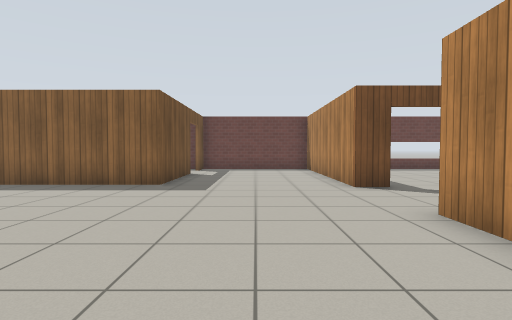
View 1 (above)

20 first-person views from a walk through a robot-simulator world made for Gazebo. The camera is 0.94 m above the floor, tilts 2° down and sees 80° across. The floor is counted in squares, 1 m on a side. Each view is taken from the middle of a square. On the plan, view 1 faces up. The plan holds only what a view shows up to about 11 squares ahead; the rest is blank. Gazebo's built-in surfaces are drawn with simple patterns.

View 2
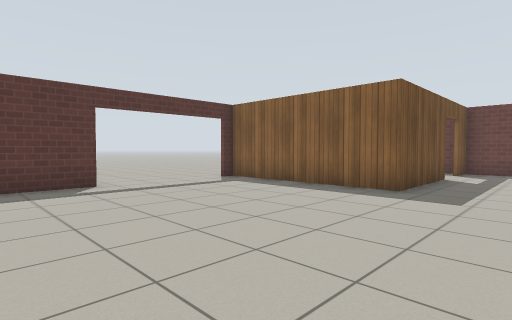

View 3
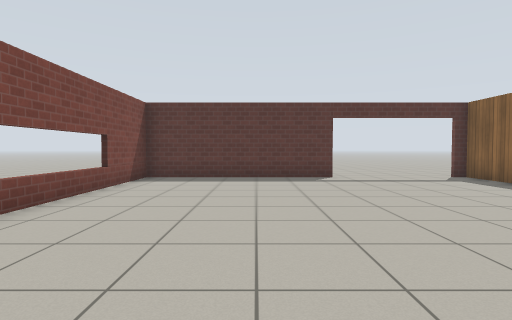

View 4
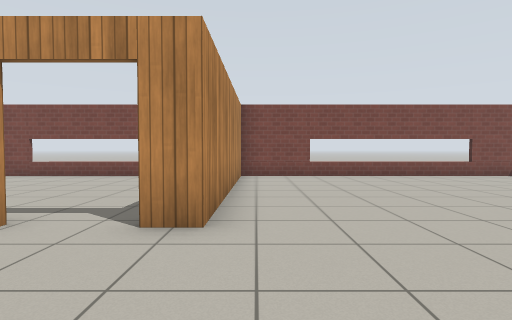

View 5
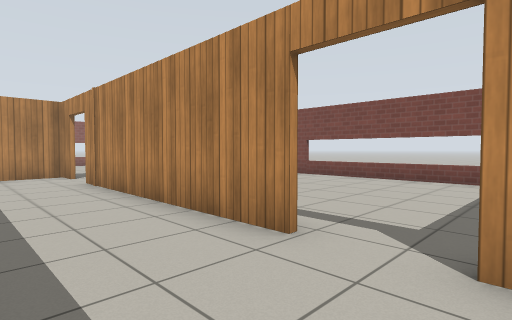

View 6
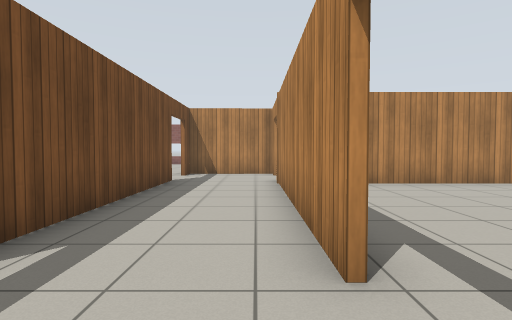

View 7
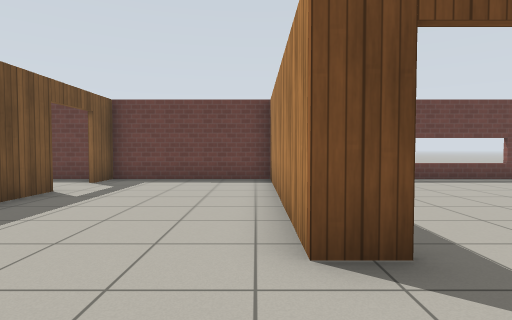

View 8
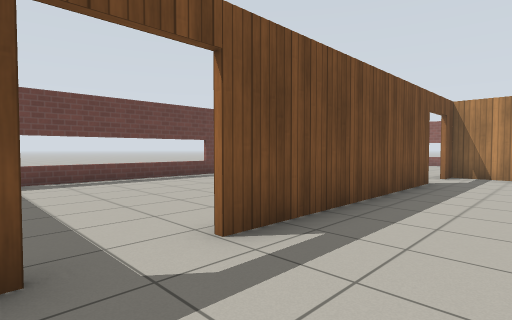

View 9
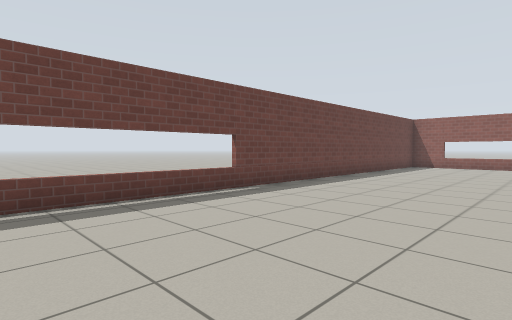

View 10
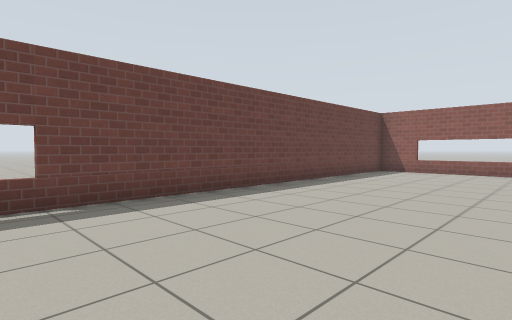

View 11
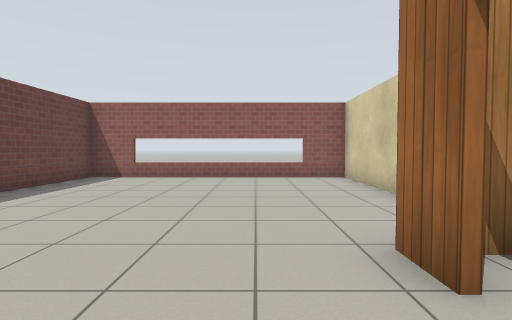

View 12
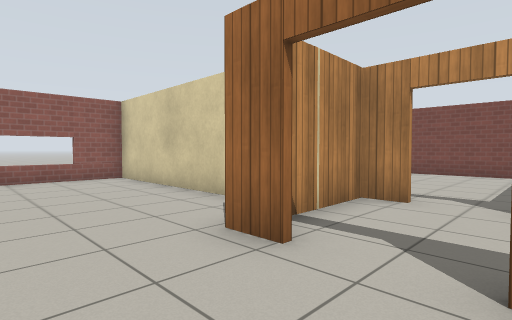

View 13
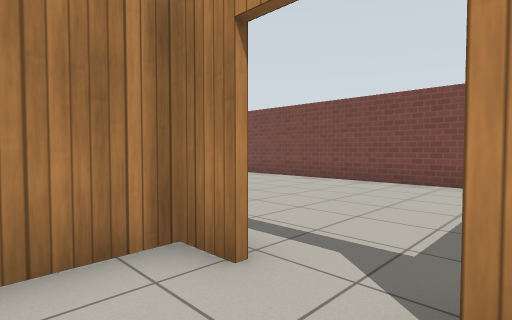

View 14
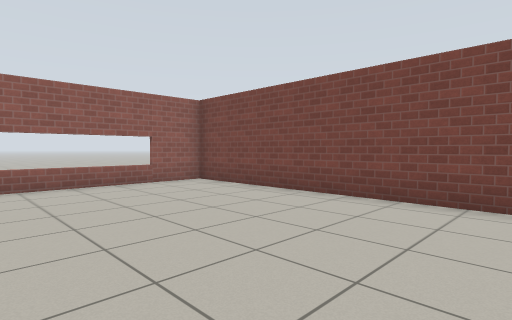

View 15
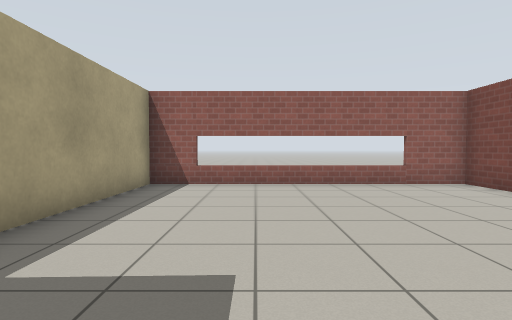

View 16
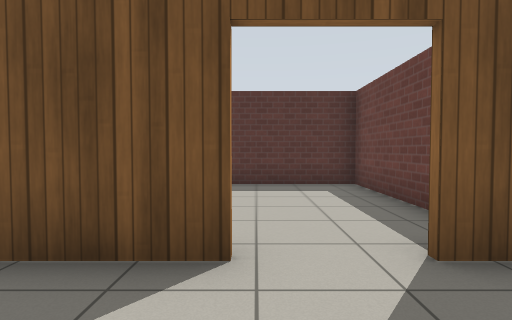

View 17
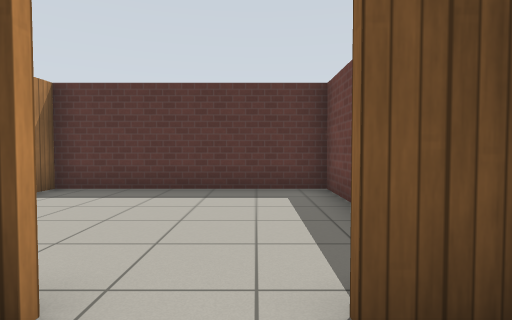

View 18
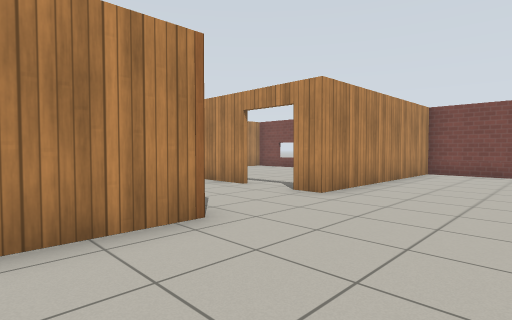

View 19
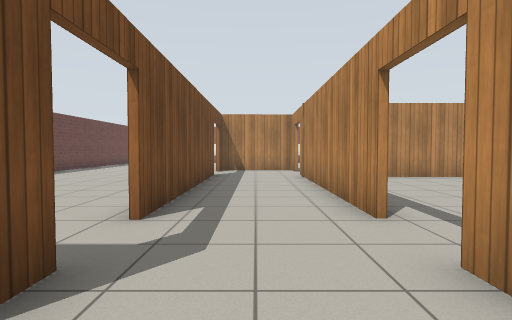

View 20
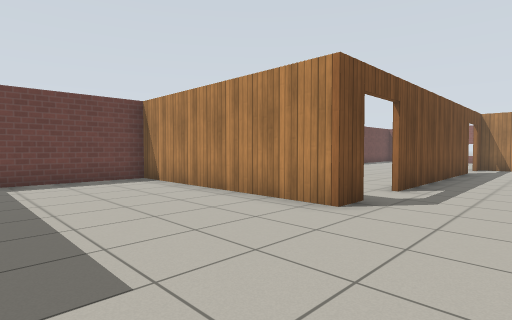

### Floor plan
Points are (right, up) in squares from view 1. A wall is a line through its corners. A room is listed if a view was taken in it or the views show most of it. See-through windows are left out.
Room 1 (views 1, 2, 3, 4, 5, 6, 7, 8, 13, 16, 17, 18, 19, 20)
walls: (3.4, 7.5) (2.5, 7.5) (2.5, 14.6) (-2.5, 14.7) (-2.5, 13.5); (5, 4.4) (12.4, 4.4); (-2.5, 11.9) (-2.5, 8.1) (-8.2, 8.1); (2.5, -2.4) (2.5, 4.4) (3.5, 4.4); (-8.2, 3.6) (-8.2, -2.7) (2.6, -2.7); (12.3, 7.5) (5, 7.5); (13.8, 4.4) (14.7, 4.4) (14.6, 7.5) (13.9, 7.5)
ways out: open door at (4.5, 8) to room 2; open door at (13.5, 8) to room 2; open door at (13.5, 4) to room 3; open door at (4.5, 4) to room 4; open door at (-3, 12.5) to room 5; open door at (-8, 5.5)
Room 2 (views 9, 10, 11, 12)
walls: (13.9, 7.7) (14.9, 7.7); (16.8, 6) (22.2, 6) (22.2, 14.5) (4.2, 14.6)
ways out: open door at (4.5, 8) to room 1; open door at (13.5, 8) to room 1
Room 3 (views 14, 15)
walls: (13, -2.7) (22.2, -2.7) (22.2, 5.9) (17.3, 5.9)
ways out: open door at (13.5, 4) to room 1
Room 4 (no view inside)
walls: (4.4, -2.7) (10.9, -2.7); (11.4, -2.1) (11.4, 2)
ways out: open door at (4.5, 4) to room 1
Room 5 (no view inside)
walls: (-3.3, 14.7) (-8.2, 14.7) (-8.2, 7.6)
ways out: open door at (-3, 12.5) to room 1

Positions as (right, up) in squares from view 1, and headings:
1: (0, 0), facing up
2: (0, 1), facing up-left
3: (2, 1), facing left
4: (2, 8), facing down
5: (3, 7), facing down-right
6: (3, 5), facing right
7: (2, 5), facing up
8: (3, 5), facing up-right
9: (5, 9), facing up-right
10: (9, 9), facing up-right
11: (12, 9), facing right
12: (12, 10), facing down-right
13: (12, 6), facing down-right
14: (14, 3), facing down-right
15: (14, 3), facing right
16: (0, 12), facing left
17: (-1, 13), facing left
18: (-1, 10), facing down-right
19: (1, 6), facing right
20: (-2, 5), facing up-right
